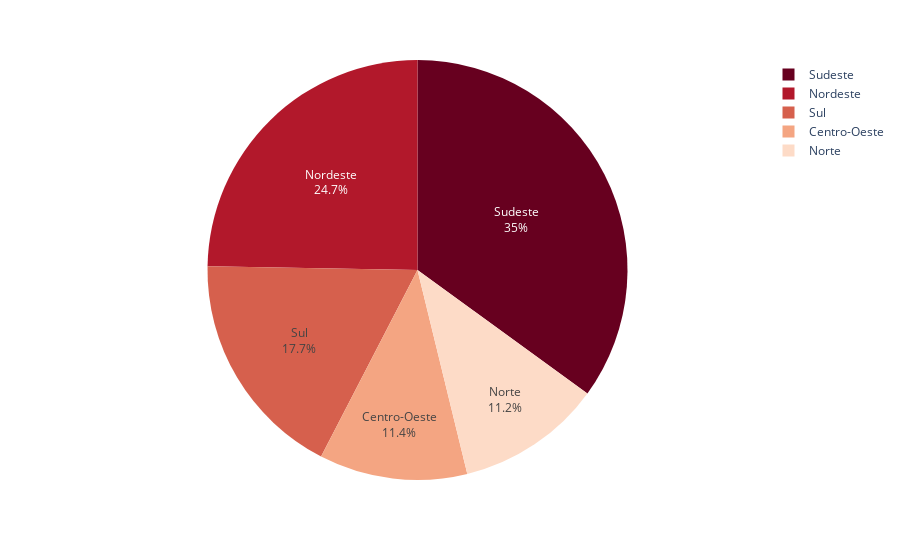

Notebook code cell kept with this figure:
### Code cell
fig_pie = px.pie(data_frame=total_ano[total_ano['ano'] == 2020],
       values = 'new_confirmed',
       names= 'regiao',
       color_discrete_sequence=px.colors.sequential.RdBu,
       labels = {'regiao': 'regiao'}
       )
fig_pie.update_traces(textinfo='label+percent')
fig_pie.show()

### Figure 1 — Plotly figure (JSON) as saved in the notebook; plotly's stock layout.template omitted (floating-point values rounded to 4 significant figures)
{"data": [{"domain": {"x": [0, 1], "y": [0, 1]}, "hovertemplate": "regiao=%{label}<br>new_confirmed=%{value}<extra></extra>", "labels": ["Norte", "Nordeste", "Norte", "Norte", "Nordeste", "Nordeste", "Centro-Oeste", "Sudeste", "Centro-Oeste", "Nordeste", "Sudeste", "Centro-Oeste", "Centro-Oeste", "Norte", "Nordeste", "Nordeste", "Nordeste", "Sul", "Sudeste", "Nordeste", "Norte", "Norte", "Sul", "Sul", "Nordeste", "Sudeste", "Norte"], "legendgroup": "", "name": "", "showlegend": true, "textinfo": "label+percent", "type": "pie", "values": [83240, 209636, 402026, 136402, 986800, 671984, 503402, 496502, 618220, 401876, 1085818, 269500, 360902, 587604, 332968, 444332, 286358, 833132, 869296, 237998, 191458, 137420, 899348, 985166, 225010, 2924594, 181072]}], "layout": {"legend": {"tracegroupgap": 0}, "margin": {"t": 60}, "piecolorway": ["rgb(103,0,31)", "rgb(178,24,43)", "rgb(214,96,77)", "rgb(244,165,130)", "rgb(253,219,199)", "rgb(247,247,247)", "rgb(209,229,240)", "rgb(146,197,222)", "rgb(67,147,195)", "rgb(33,102,172)", "rgb(5,48,97)"]}}
